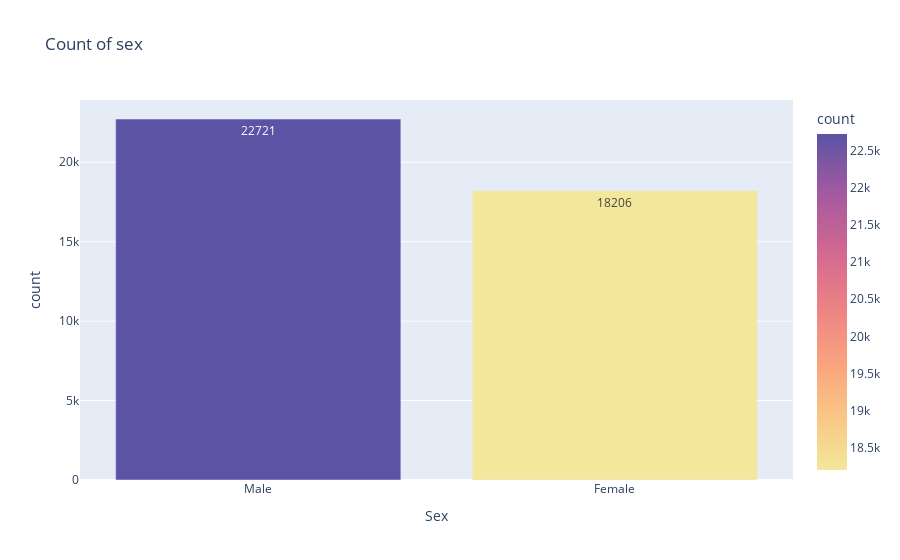

Write notebook code for a chart like this one.
### Markdown cell above
#### Remove Null Values in Sex(Gender)

### Code cell
# Sum of null values in sex column
sex_null_value = data['sex'].isnull().sum()
print(f"Total null value before: {sex_null_value}\n")

# Remove null sex values in the sex column
data = data.dropna(subset=['sex'])

# Verification of null value after cleaning
sex_null_value = data['sex'].isnull().sum()
print(f"Total null value after: {sex_null_value}\n")

# Calculate the frequency of the sex
counts = data['sex'].value_counts(dropna=False).reset_index()
counts.columns = ['sex', 'count']

# Mapping the x-axis title
sex_mapping = {0: 'Female', 1: 'Male'}
counts['sex'] = counts['sex'].map(sex_mapping)

# Create the bar chart
fig = px.bar(counts, x='sex', y='count', title='Count of sex', color='count',
             color_continuous_scale='Sunset', text='count')

# Show the x-axis title and the plot
fig.update_layout(xaxis_title='Sex')
fig.show()

### Figure 1 — Plotly figure (JSON) as saved in the notebook; plotly's stock layout.template omitted (floating-point values rounded to 4 significant figures)
{"data": [{"alignmentgroup": "True", "hovertemplate": "sex=%{x}<br>count=%{marker.color}<extra></extra>", "legendgroup": "", "marker": {"color": [22721, 18206], "coloraxis": "coloraxis", "pattern": {"shape": ""}}, "name": "", "offsetgroup": "", "orientation": "v", "showlegend": false, "text": [22721, 18206], "textposition": "auto", "type": "bar", "x": ["Male", "Female"], "xaxis": "x", "y": [22721, 18206], "yaxis": "y"}], "layout": {"barmode": "relative", "coloraxis": {"colorbar": {"title": {"text": "count"}}, "colorscale": [[0, "rgb(243, 231, 155)"], [0.1667, "rgb(250, 196, 132)"], [0.3333, "rgb(248, 160, 126)"], [0.5, "rgb(235, 127, 134)"], [0.6667, "rgb(206, 102, 147)"], [0.8333, "rgb(160, 89, 160)"], [1, "rgb(92, 83, 165)"]]}, "legend": {"tracegroupgap": 0}, "title": {"text": "Count of sex"}, "xaxis": {"anchor": "y", "domain": [0, 1], "title": {"text": "Sex"}}, "yaxis": {"anchor": "x", "domain": [0, 1], "title": {"text": "count"}}}}
